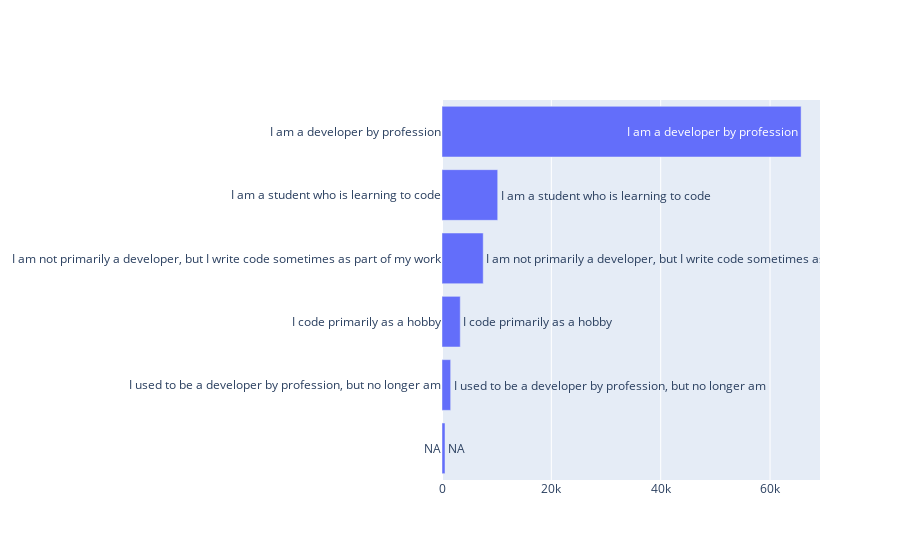

The cell this chart's notebook holds for it:
### Code cell
plot_distribution('MainBranch', 2019).show()

### Figure 1 — Plotly figure (JSON) as saved in the notebook; plotly's stock layout.template omitted (floating-point values rounded to 4 significant figures)
{"data": [{"orientation": "h", "text": ["NA", "I used to be a developer by profession, but no longer am", "I code primarily as a hobby", "I am not primarily a developer, but I write code sometimes as part of my work", "I am a student who is learning to code", "I am a developer by profession"], "type": "bar", "x": [552, 1584, 3340, 7539, 10189, 65679], "y": ["NA", "I used to be a developer by profession, but no longer am", "I code primarily as a hobby", "I am not primarily a developer, but I write code sometimes as part of my work", "I am a student who is learning to code", "I am a developer by profession"]}], "layout": {}}
